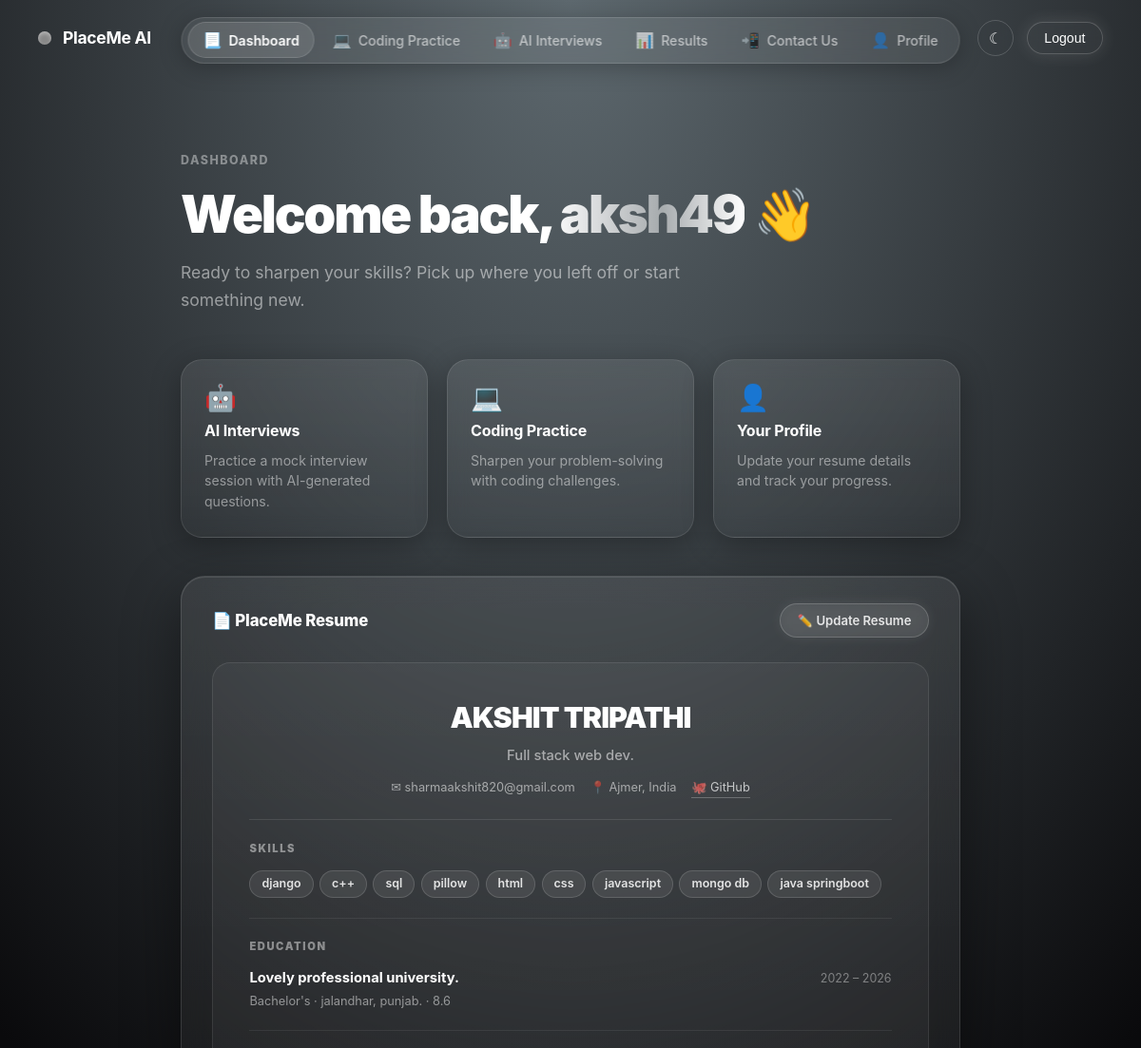
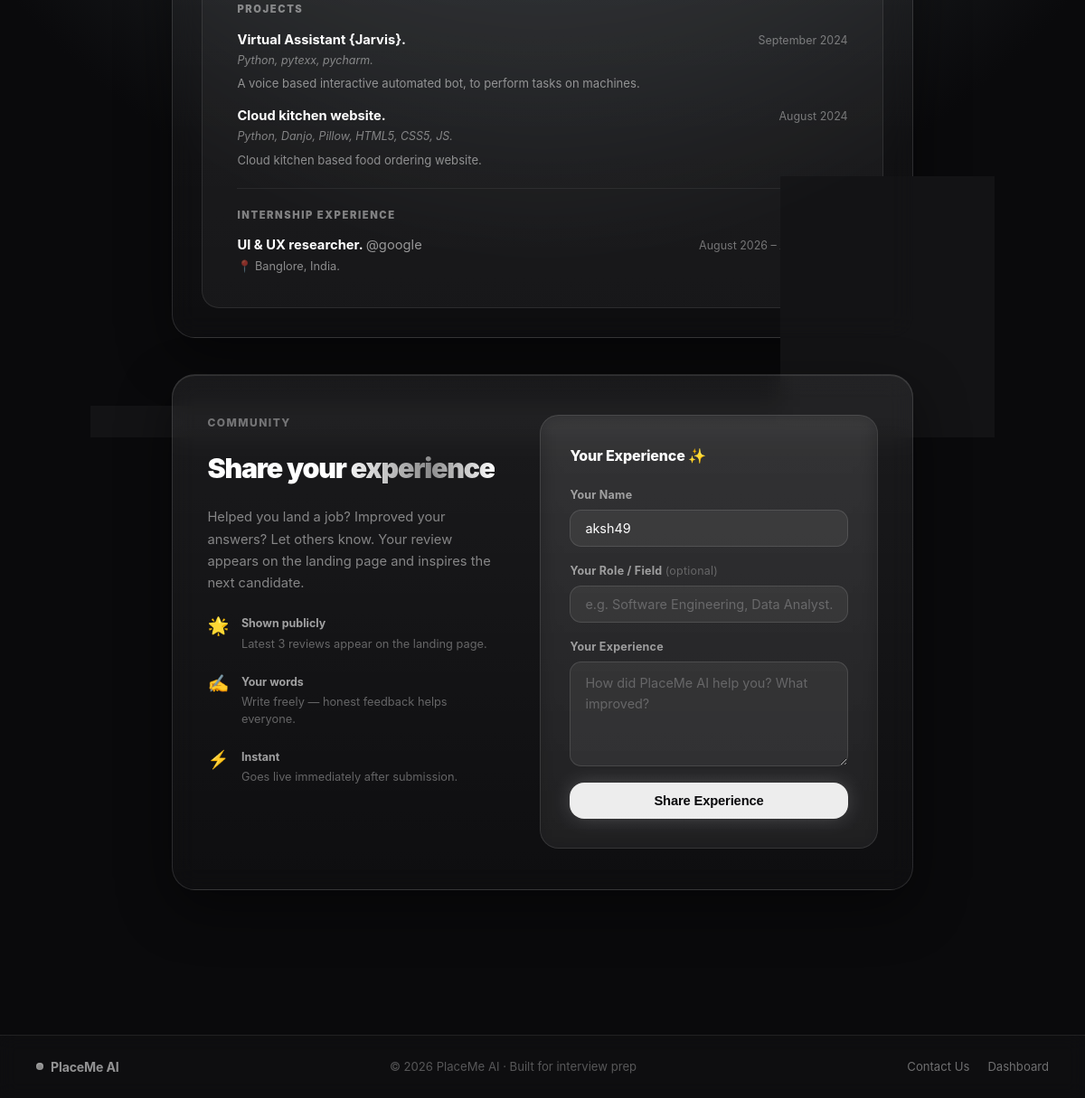
The app's page /dashboard/ (signed in) with its own data (2 pictures, top to bottom).
### placeme/models.py (models this page shows, shortened)
class UserProfile(models.Model):
    user = models.OneToOneField(User, on_delete=models.CASCADE, related_name="profile")
    full_name   = models.CharField(max_length=255, blank=True, default="")
    headline    = models.CharField(max_length=255, blank=True, default="")
    profile_pic = models.ImageField(upload_to=profile_pic_path, blank=True, null=True)
    resume = models.FileField(upload_to=resume_path, blank=True, null=True)
    skills = models.TextField(blank=True, default="")
    experience_level = models.CharField(max_length=20, blank=True, default="",
                           choices=EXPERIENCE_CHOICES)
    phone            = models.CharField(max_length=30,  blank=True, default="")
    location_city    = models.CharField(max_length=100, blank=True, default="")
    location_country = models.CharField(max_length=100, blank=True, default="")
    linkedin         = models.URLField(blank=True, default="")
    github           = models.URLField(blank=True, default="")
    portfolio        = models.URLField(blank=True, default="")
    target_roles   = models.CharField(max_length=255, blank=True, default="")
    interview_type = models.CharField(max_length=20,  blank=True, default="",
                         choices=INTERVIEW_TYPE_CHOICES)
    updated_at = models.DateTimeField(auto_now=True)
    class Meta:
        db_table = "user_profile"
    def skills_list(self):
        return [s.strip() for s in self.skills.split(",") if s.strip()]

class Education(models.Model):
    user        = models.ForeignKey(User, on_delete=models.CASCADE, related_name="educations")
    institution = models.CharField(max_length=255)
    degree      = models.CharField(max_length=20, choices=DEGREE_CHOICES)
    location    = models.CharField(max_length=255, blank=True, default="")
    from_year   = models.CharField(max_length=7,  blank=True, default="")  # e.g. "2020"
    to_year     = models.CharField(max_length=7,  blank=True, default="")  # e.g. "2024" or "Present"
    grade       = models.CharField(max_length=50, blank=True, default="")  # e.g. "8.5 CGPA" or "85%"
    created_at  = models.DateTimeField(auto_now_add=True)
    class Meta:
        db_table = "education"
        ordering = ["-from_year"]

class Project(models.Model):
    user            = models.ForeignKey(User, on_delete=models.CASCADE, related_name="projects")
    title           = models.CharField(max_length=255)
    completion_month = models.CharField(max_length=20, blank=True, default="")  # e.g. "March"
    completion_year  = models.CharField(max_length=4,  blank=True, default="")  # e.g. "2024"
    skills_used     = models.CharField(max_length=500, blank=True, default="")  # comma-separated
    description     = models.TextField(blank=True, default="")
    created_at      = models.DateTimeField(auto_now_add=True)
    class Meta:
        db_table = "project"
        ordering = ["-completion_year", "-completion_month"]

class Internship(models.Model):
    user         = models.ForeignKey(User, on_delete=models.CASCADE, related_name="internships")
    company      = models.CharField(max_length=255)
    role         = models.CharField(max_length=255)
    location     = models.CharField(max_length=255, blank=True, default="")
    from_month   = models.CharField(max_length=20, blank=True, default="")
    from_year    = models.CharField(max_length=4,  blank=True, default="")
    to_month     = models.CharField(max_length=20, blank=True, default="")
    to_year      = models.CharField(max_length=4,  blank=True, default="")
    created_at   = models.DateTimeField(auto_now_add=True)
    class Meta:
        db_table = "internship"
        ordering = ["-from_year", "-from_month"]
    def duration(self):
        start = f"{self.from_month} {self.from_year}".strip()
        end   = f"{self.to_month} {self.to_year}".strip() or "Present"
        return f"{start} – {end}"

### placeme/views.py (the view)
# urls.py: path("dashboard/", views.dashboard, name="dashboard"),
@login_required
def dashboard(request):
    if request.user.is_staff:
        return redirect("/admin/")
    from .models import UserProfile, Education, Project, Internship, UserReview
    profile_obj, _ = UserProfile.objects.get_or_create(user=request.user)
    latest_reviews = UserReview.objects.select_related("user").order_by("-created_at")[:3]
    ctx = {
        "p":             profile_obj,
        "educations":    Education.objects.filter(user=request.user),
        "projects":      Project.objects.filter(user=request.user),
        "internships":   Internship.objects.filter(user=request.user),
        "latest_reviews": latest_reviews,
    }
    return render(request, "placeme/dashboard.html", ctx)

### placeme/templates/placeme/dashboard.html (shortened to what this page needs)
{% load static %}
<!doctype html>
<html lang="en">
  <head>
    <link rel="stylesheet" href="{% static 'placeme/css/dashboard.css' %}" />
  </head>
  <body>
    <header class="topbar">
      <div class="brand">
        <span class="logo" aria-hidden="true"></span>
        <span class="brand-text">PlaceMe AI</span>
      </div>
      <nav class="nav-list" aria-label="Primary navigation">
        <a class="nav-item active" href="{% url 'dashboard' %}">
          <span class="nav-icon" aria-hidden="true">📃</span>
          <span class="nav-label">Dashboard</span>
        </a>
        <a class="nav-item" href="{% url 'coding_practice' %}">
          <span class="nav-icon" aria-hidden="true">💻</span>
          <span class="nav-label">Coding Practice</span>
        </a>
        <a class="nav-item" href="{% url 'ai_interviews' %}">
          <span class="nav-icon" aria-hidden="true">🤖</span>
          <span class="nav-label">AI Interviews</span>
        </a>
        <a class="nav-item" href="{% url 'results' %}">
          <span class="nav-icon" aria-hidden="true">📊</span>
          <span class="nav-label">Results</span>
        </a>
        <a class="nav-item" href="{% url 'contact_us' %}">
          <span class="nav-icon" aria-hidden="true">📲</span>
          <span class="nav-label">Contact Us</span>
        </a>
        <a class="nav-item" href="{% url 'profile' %}">
          <span class="nav-icon" aria-hidden="true">👤</span>
          <span class="nav-label">Profile</span>
        </a>
      </nav>
      <div class="actions">
        <button
          type="button"
          class="theme-toggle"
          aria-label="Toggle theme"
          title="Toggle theme"
        >☾</button>
        <form class="logout-form" method="post" action="{% url 'logout' %}">
          <button class="btn-logout" type="submit">Logout</button>
        </form>
      </div>
    </header>
    <main class="main-content">
      <div class="welcome-wrap">
        <div class="welcome-kicker">Dashboard</div>
        <h1 class="welcome-headline">
          Welcome back, <span class="dual-tone">{{ request.user.username }}</span> 👋
        </h1>
        <p class="welcome-sub">
          Ready to sharpen your skills? Pick up where you left off or start something new.
        </p>
        <div class="quick-cards">
          <a class="quick-card" href="{% url 'ai_interviews' %}">
            <span class="quick-card-icon" aria-hidden="true">🤖</span>
            <span class="quick-card-title">AI Interviews</span>
            <span class="quick-card-body">Practice a mock interview session with AI-generated questions.</span>
          </a>
          <a class="quick-card" href="{% url 'coding_practice' %}">
            <span class="quick-card-icon" aria-hidden="true">💻</span>
            <span class="quick-card-title">Coding Practice</span>
            <span class="quick-card-body">Sharpen your problem-solving with coding challenges.</span>
          </a>
          <a class="quick-card" href="{% url 'profile' %}">
            <span class="quick-card-icon" aria-hidden="true">👤</span>
            <span class="quick-card-title">Your Profile</span>
            <span class="quick-card-body">Update your resume details and track your progress.</span>
          </a>
        </div>
        <div class="resume-tile">
          <div class="resume-tile-header">
            <div class="resume-tile-title">📄 PlaceMe Resume</div>
            <a class="btn-update-resume" href="{% url 'profile' %}">✏️ Update Resume</a>
          </div>
          <div class="resume-paper">
            <div class="rp-header">
              <div class="rp-name">{{ p.full_name|default:request.user.username }}</div>
              {% if p.headline %}<div class="rp-headline">{{ p.headline }}</div>{% endif %}
              <div class="rp-contact-row">
                {% if request.user.email %}
                <span class="rp-contact-item">✉ {{ request.user.email }}</span>
                {% endif %}
                {% if p.location_city or p.location_country %}
                <span class="rp-contact-item">📍 {{ p.location_city }}{% if p.location_city and p.location_country %}, {% endif %}{{ p.location_country }}</span>
                {% endif %}
                {% if p.github %}
                <a class="rp-contact-link" href="{{ p.github }}" target="_blank" rel="noopener">🐙 GitHub</a>
                {% endif %}
              </div>
            </div>
            <div class="rp-section">
              <div class="rp-section-title">Skills</div>
              <div class="rp-section-body">
                {% if p.skills_list %}
                  <div class="rp-skill-chips">
                    {% for skill in p.skills_list %}
                    <span class="rp-skill-chip">{{ skill }}</span>
                    {% endfor %}
                  </div>
                {% else %}
                  <span class="rp-empty">No skills added yet.</span>
                {% endif %}
              </div>
            </div>
            <div class="rp-section">
              <div class="rp-section-title">Education</div>
              <div class="rp-section-body">
                {% if educations %}
                  {% for edu in educations %}
                  <div class="rp-entry">
                    <div class="rp-entry-top">
                      <span class="rp-entry-title">{{ edu.institution }}</span>
                      <span class="rp-entry-period">
                        {% if edu.from_year %}{{ edu.from_year }}{% endif %}
                        {% if edu.to_year %} – {{ edu.to_year }}{% endif %}
                      </span>
                    </div>
                    <div class="rp-entry-sub">
                      {{ edu.get_degree_display }}
                      {% if edu.location %} · {{ edu.location }}{% endif %}
                      {% if edu.grade %} · {{ edu.grade }}{% endif %}
                    </div>
                  </div>
                  {% endfor %}
                {% else %}
                  <span class="rp-empty">No education added yet.</span>
                {% endif %}
              </div>
            </div>
            <div class="rp-section">
              <div class="rp-section-title">Projects</div>
              <div class="rp-section-body">
                {% if projects %}
                  {% for proj in projects %}
                  <div class="rp-entry">
                    <div class="rp-entry-top">
                      <span class="rp-entry-title">{{ proj.title }}</span>
                      {% if proj.completion_month or proj.completion_year %}
                      <span class="rp-entry-period">{{ proj.completion_month }} {{ proj.completion_year }}</span>
                      {% endif %}
                    </div>
                    {% if proj.skills_used %}
                    <div class="rp-entry-skills">{{ proj.skills_used }}</div>
                    {% endif %}
                    {% if proj.description %}
                    <div class="rp-entry-desc">{{ proj.description }}</div>
                    {% endif %}
                  </div>
                  {% endfor %}
                {% else %}
                  <span class="rp-empty">No projects added yet.</span>
                {% endif %}
              </div>
            </div>
            <div class="rp-section">
              <div class="rp-section-title">Internship Experience</div>
              <div class="rp-section-body">
                {% if internships %}
                  {% for intern in internships %}
                  <div class="rp-entry">
                    <div class="rp-entry-top">
                      <span class="rp-entry-title">{{ intern.role }} <span class="rp-entry-at"> @{{ intern.company }}</span></span>
                      <span class="rp-entry-period">{{ intern.duration }}</span>
                    </div>
                    {% if intern.location %}
                    <div class="rp-entry-sub">📍 {{ intern.location }}</div>
                    {% endif %}
                  </div>
                  {% endfor %}
                {% else %}
                  <span class="rp-empty">No internship experience added yet.</span>
                {% endif %}
              </div>
            </div>
          </div>
        </div>
        <div class="experience-tile" id="experience-tile">
          <div class="exp-info-panel">
            <div class="exp-kicker">Community</div>
            <h2 class="exp-title">Share your <span class="dual-tone">experience</span></h2>
            <p class="exp-body">
              Helped you land a job? Improved your answers? Let others know.
              Your review appears on the landing page and inspires the next candidate.
            </p>
            <div class="exp-detail">
              <span class="exp-detail-icon" aria-hidden="true">🌟</span>
              <div>
                <div class="exp-detail-label">Shown publicly</div>
                <div class="exp-detail-value">Latest 3 reviews appear on the landing page.</div>
              </div>
            </div>
            <div class="exp-detail">
              <span class="exp-detail-icon" aria-hidden="true">✍️</span>
              <div>
                <div class="exp-detail-label">Your words</div>
                <div class="exp-detail-value">Write freely — honest feedback helps everyone.</div>
              </div>
            </div>
            <div class="exp-detail">
              <span class="exp-detail-icon" aria-hidden="true">⚡</span>
              <div>
                <div class="exp-detail-label">Instant</div>
                <div class="exp-detail-value">Goes live immediately after submission.</div>
              </div>
            </div>
          </div>
          <div class="exp-form-col">
            <div class="exp-glass-card" id="exp-card">
              <div id="exp-form-wrap">
                <div class="exp-form-title">Your Experience ✨</div>
                <div class="exp-field">
                  <label class="exp-label" for="exp-name">Your Name</label>
                  <input class="exp-input" type="text" id="exp-name"
                    placeholder="Enter your name.."
                    value="{{ request.user.get_full_name|default:request.user.username }}" />
                </div>
                <div class="exp-field">
                  <label class="exp-label" for="exp-role">Your Role / Field <span class="exp-label-opt">(optional)</span></label>
                  <input class="exp-input" type="text" id="exp-role"
                    placeholder="e.g. Software Engineering, Data Analyst…" />
                </div>
                <div class="exp-field">
                  <label class="exp-label" for="exp-message">Your Experience</label>
                  <textarea class="exp-input exp-textarea" id="exp-message" rows="4"
                    placeholder="How did PlaceMe AI help you? What improved?"></textarea>
                </div>
                <button type="button" class="exp-btn-submit" id="exp-btn-submit">
                  Share Experience
                </button>
              </div>
            </div>
          </div>
        </div>
      </div>
    </main>
    <footer class="site-footer">
      <div class="footer-brand">
        <span class="footer-dot"></span>
        PlaceMe AI
      </div>
      <div class="footer-copy">© 2026 PlaceMe AI · Built for interview prep</div>
      <div class="footer-links">
        <a class="footer-link" href="{% url 'contact_us' %}">Contact Us</a>
        <a class="footer-link" href="{% url 'dashboard' %}">Dashboard</a>
      </div>
    </footer>
  </body>
</html>

### records on screen
UserProfile: full_name "AKSHIT TRIPATHI", headline "Full stack web dev.", location_city "Ajmer", location_country "India"
Education: institution "Lovely professional university.", from_year "2022", to_year "2026", degree "Bachelor's", location "jalandhar, punjab.", grade "8.6"
Project: title "Virtual Assistant {Jarvis}.", completion_month "September", completion_year "2024", skills_used "Python, pytexx, pycharm.", description "A voice based interactive automated bot, to perform tasks on machines."
Project: title "Cloud kitchen website.", completion_month "August", completion_year "2024", skills_used "Python, Danjo, Pillow, HTML5, CSS5, JS.", description "Cloud kitchen based food ordering website."
Internship: role "UI & UX researcher.", company "google", duration "August 2026 – August 2027", location "Banglore, India."

### other values on screen
{{ request.user.email }} "sharmaakshit820@gmail.com"
{{ skill }} "django" "c++" "sql" "pillow" "html" "css" "javascript" "mongo db" "java springboot"
